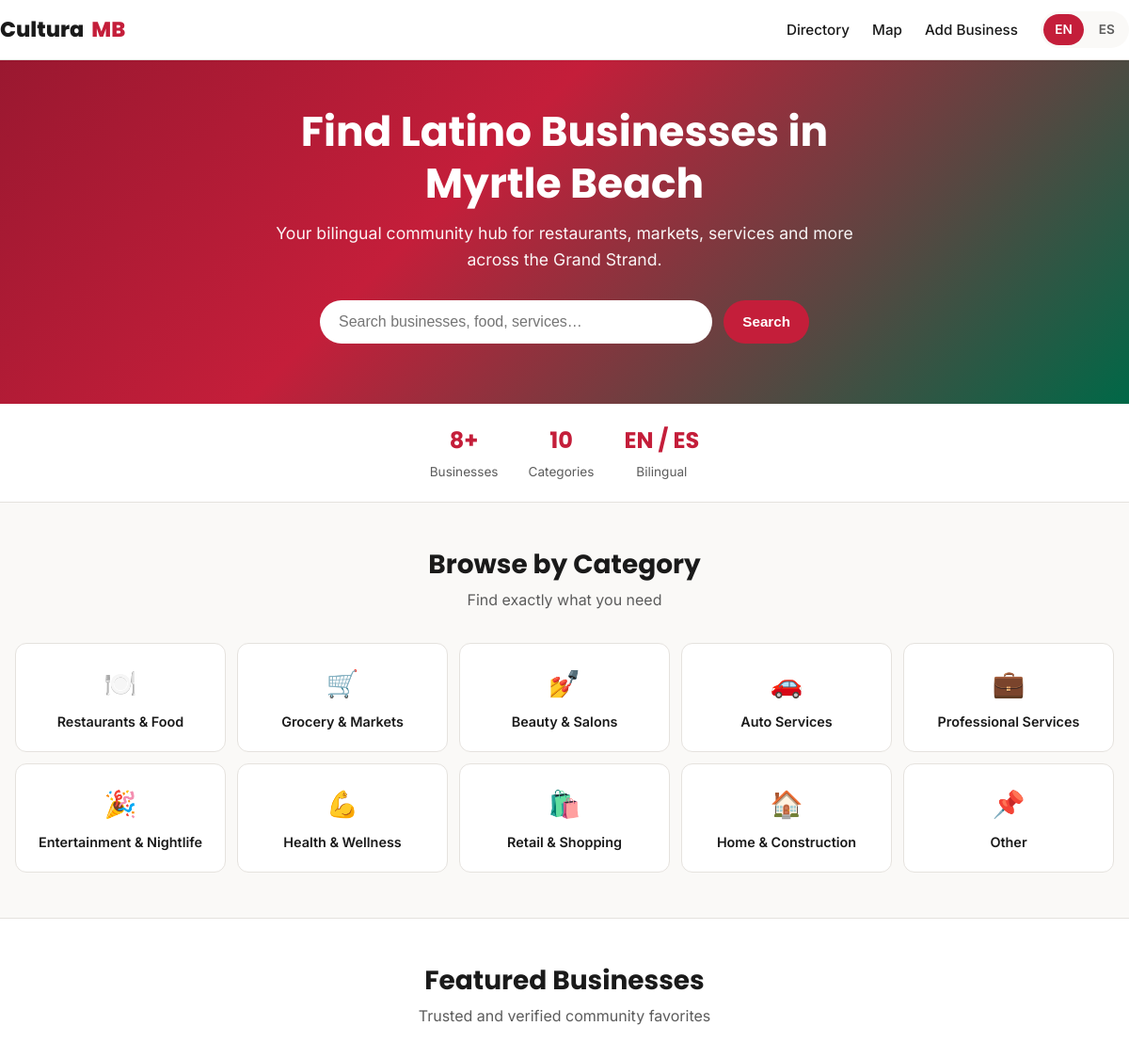
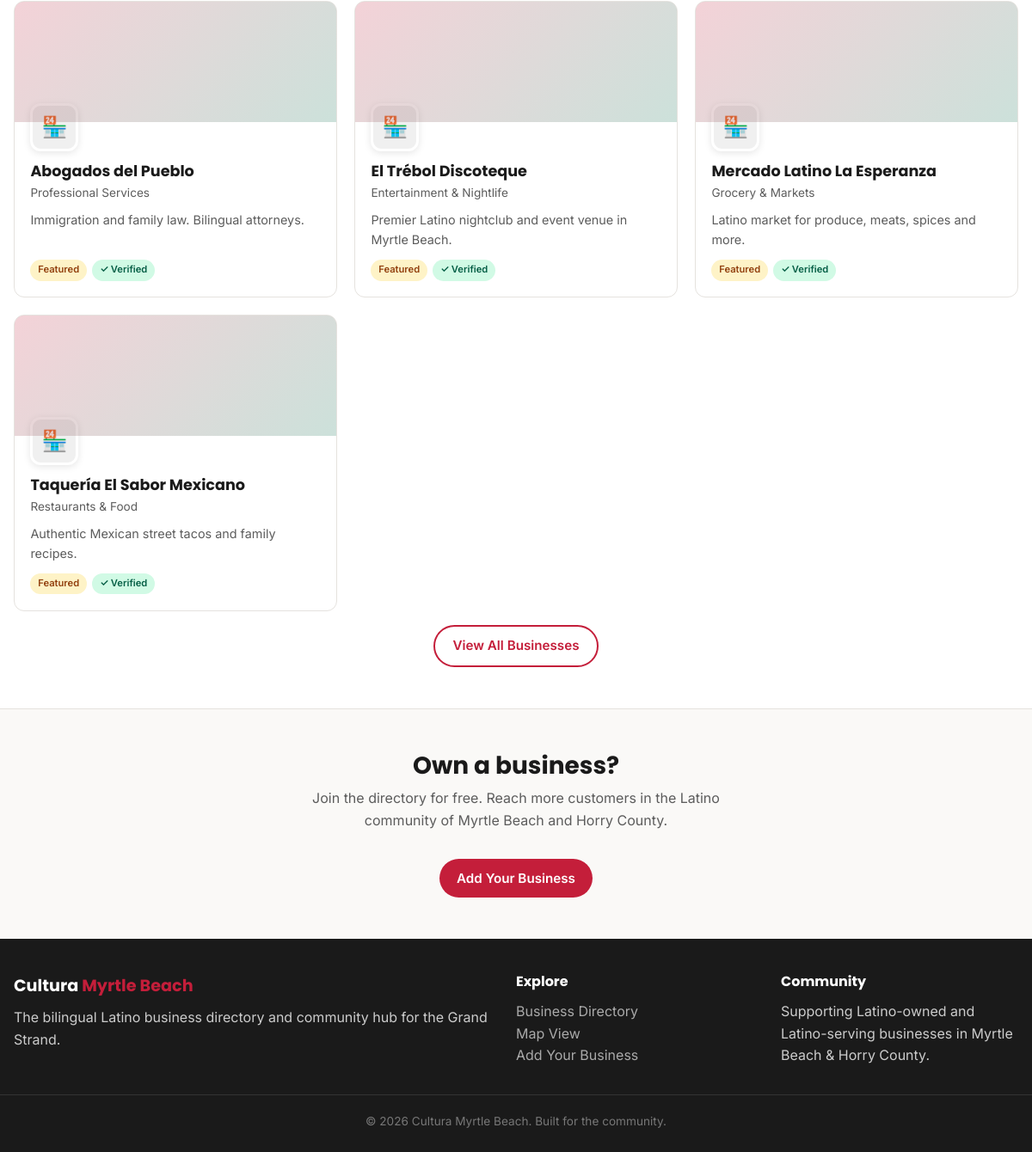
The page / on the database its author committed (2 pictures, top to bottom).
### tables this page shows
CREATE TABLE categories (
        id INTEGER PRIMARY KEY AUTOINCREMENT, name_en TEXT UNIQUE NOT NULL, name_es TEXT NOT NULL, icon TEXT, sort_order INTEGER DEFAULT 0
    );

CREATE TABLE businesses (
        id INTEGER PRIMARY KEY AUTOINCREMENT, name TEXT NOT NULL, name_es TEXT, slug TEXT UNIQUE NOT NULL,
        category TEXT NOT NULL, logo TEXT, cover TEXT, description TEXT, description_es TEXT,
        phone TEXT, whatsapp TEXT, address TEXT, lat REAL, lng REAL, hours TEXT, website TEXT,
        facebook TEXT, instagram TEXT, tiktok TEXT, google_profile TEXT, google_reviews TEXT,
        services TEXT, languages TEXT DEFAULT 'Spanish, English', featured INTEGER DEFAULT 0,
        verified INTEGER DEFAULT 0, status TEXT DEFAULT 'active', created_at TEXT, updated_at TEXT
    );

### app.py (the view)
@app.route("/")
def home():
    lang = get_lang()
    db = get_db()
    featured = db.execute("SELECT * FROM businesses WHERE status='active' AND featured=1 ORDER BY name LIMIT 6").fetchall()
    categories = db.execute("SELECT * FROM categories ORDER BY sort_order").fetchall()
    total = db.execute("SELECT COUNT(*) FROM businesses WHERE status='active'").fetchone()[0]
    return render_template("home.html", lang=lang, featured=featured, categories=categories, total=total, t=t)

### app.py (called while the page is built)
def get_db():
    if "db" not in g:
        g.db = sqlite3.connect(DATABASE)
        g.db.row_factory = sqlite3.Row
    return g.db

def get_lang():
    lang = request.args.get("lang") or session.get("lang") or "en"
    return lang if lang in ("en","es") else "en"

def t(en, es):
    return es if get_lang() == "es" else en

@app.context_processor
def inject_globals():
    return {"current_lang": get_lang(), "t": t, "now_year": datetime.utcnow().year}

### templates/home.html (shortened to what this page needs)
{% extends "base.html" %}
{% block content %}
<section class="hero">
  <div class="container hero-content">
    <h1>{{ t('Find Latino Businesses in Myrtle Beach', 'Encuentra Negocios Latinos en Myrtle Beach') }}</h1>
    <p>{{ t('Your bilingual community hub for restaurants, markets, services and more across the Grand Strand.', 'Tu centro comunitario bilingüe para restaurantes, mercados, servicios y más en el Grand Strand.') }}</p>
    <form class="hero-search" action="{{ url_for('directory') }}" method="get">
      <input type="search" name="q" placeholder="{{ t('Search businesses, food, services…', 'Buscar negocios, comida, servicios…') }}">
      <button type="submit" class="btn btn-primary">{{ t('Search', 'Buscar') }}</button>
    </form>
  </div>
</section>
<section class="stats">
  <div class="container stats-inner">
    <div class="stat"><strong>{{ total }}+</strong><span>{{ t('Businesses', 'Negocios') }}</span></div>
    <div class="stat"><strong>{{ categories|length }}</strong><span>{{ t('Categories', 'Categorías') }}</span></div>
    <div class="stat"><strong>EN / ES</strong><span>{{ t('Bilingual', 'Bilingüe') }}</span></div>
  </div>
</section>
<section class="section">
  <div class="container">
    <h2 class="section-title">{{ t('Browse by Category', 'Explorar por Categoría') }}</h2>
    <p class="section-subtitle">{{ t('Find exactly what you need', 'Encuentra exactamente lo que necesitas') }}</p>
    <div class="cat-grid">
      {% for cat in categories %}
      <a href="{{ url_for('directory', category=cat.name_en) }}" class="cat-card">
        <div class="icon">{{ cat.icon }}</div>
        <div class="name">{{ cat.name_es if current_lang == 'es' else cat.name_en }}</div>
      </a>
      {% endfor %}
    </div>
  </div>
</section>
<section class="section" style="background:var(--surface);border-top:1px solid var(--border);border-bottom:1px solid var(--border);">
  <div class="container">
    <h2 class="section-title">{{ t('Featured Businesses', 'Negocios Destacados') }}</h2>
    <p class="section-subtitle">{{ t('Trusted and verified community favorites', 'Favoritos de la comunidad, confiables y verificados') }}</p>
    {% if featured %}
    <div class="biz-grid">
      {% for biz in featured %}
      <article class="biz-card">
        <div class="biz-card-cover">{% if biz.cover %}<img src="{{ url_for('static', filename='uploads/' + biz.cover) }}" alt="">{% endif %}</div>
        <div class="biz-card-body">
          <div class="biz-card-logo" style="display:flex;align-items:center;justify-content:center;font-size:1.5rem;background:#f0f0f0;">🏪</div>
          <h3><a href="{{ url_for('business_profile', slug=biz.slug) }}">{{ biz.name_es if current_lang == 'es' and biz.name_es else biz.name }}</a></h3>
          <div class="biz-meta">{{ biz.category }}</div>
          <p class="biz-desc">{{ (biz.description_es if current_lang == 'es' and biz.description_es else biz.description) or '' }}</p>
          <div class="badges">
            {% if biz.featured %}<span class="badge badge-featured">{{ t('Featured', 'Destacado') }}</span>{% endif %}
            {% if biz.verified %}<span class="badge badge-verified">✓ {{ t('Verified', 'Verificado') }}</span>{% endif %}
          </div>
        </div>
      </article>
      {% endfor %}
    </div>
    {% endif %}
    <div class="text-center mt-2">
      <a href="{{ url_for('directory') }}" class="btn btn-outline">{{ t('View All Businesses', 'Ver Todos los Negocios') }}</a>
    </div>
  </div>
</section>
<section class="section">
  <div class="container text-center">
    <h2 class="section-title">{{ t('Own a business?', '¿Tienes un negocio?') }}</h2>
    <p class="section-subtitle" style="max-width:500px;margin-left:auto;margin-right:auto;">{{ t('Join the directory for free. Reach more customers in the Latino community of Myrtle Beach and Horry County.', 'Únete al directorio gratis. Llega a más clientes en la comunidad latina de Myrtle Beach y el Condado de Horry.') }}</p>
    <a href="{{ url_for('add_business') }}" class="btn btn-primary">{{ t('Add Your Business', 'Agrega tu Negocio') }}</a>
  </div>
</section>
{% endblock %}

### templates/base.html (shortened to what this page needs)
<!DOCTYPE html>
<html lang="{{ current_lang }}">
<head>
  <link rel="stylesheet" href="{{ url_for('static', filename='css/style.css') }}">
</head>
<body>
  <header class="site-header">
    <div class="container header-inner">
      <a href="{{ url_for('home') }}" class="logo">Cultura <span>MB</span></a>
      <nav class="nav-links">
        <a href="{{ url_for('directory') }}">{{ t('Directory', 'Directorio') }}</a>
        <a href="{{ url_for('directory', view='map') }}">{{ t('Map', 'Mapa') }}</a>
        <a href="{{ url_for('add_business') }}">{{ t('Add Business', 'Agregar Negocio') }}</a>
        <div class="lang-switch">
          <a href="{{ url_for('set_language', lang='en', next=request.full_path) }}" class="{{ 'active' if current_lang == 'en' }}">EN</a>
          <a href="{{ url_for('set_language', lang='es', next=request.full_path) }}" class="{{ 'active' if current_lang == 'es' }}">ES</a>
        </div>
      </nav>
    </div>
  </header>
  <main>
    {% block content %}{% endblock %}
  </main>
  <footer class="site-footer">
    <div class="container footer-inner">
      <div>
        <div class="footer-brand">Cultura <span>Myrtle Beach</span></div>
        <p>{{ t('The bilingual Latino business directory and community hub for the Grand Strand.', 'El directorio bilingüe de negocios latinos y centro comunitario del Grand Strand.') }}</p>
      </div>
      <div>
        <h4 style="color:white;margin-bottom:0.75rem;">{{ t('Explore', 'Explorar') }}</h4>
        <p><a href="{{ url_for('directory') }}">{{ t('Business Directory', 'Directorio de Negocios') }}</a></p>
        <p><a href="{{ url_for('directory', view='map') }}">{{ t('Map View', 'Vista de Mapa') }}</a></p>
        <p><a href="{{ url_for('add_business') }}">{{ t('Add Your Business', 'Agrega tu Negocio') }}</a></p>
      </div>
      <div>
        <h4 style="color:white;margin-bottom:0.75rem;">{{ t('Community', 'Comunidad') }}</h4>
        <p>{{ t('Supporting Latino-owned and Latino-serving businesses in Myrtle Beach & Horry County.', 'Apoyando negocios de propiedad y servicio latino en Myrtle Beach y el Condado de Horry.') }}</p>
      </div>
    </div>
    <div class="container footer-bottom">
      &copy; {{ now_year }} Cultura Myrtle Beach. {{ t('Built for the community.', 'Hecho para la comunidad.') }}
    </div>
  </footer>
</body>
</html>

### rows shown on the page
categories: icon "🍽️", name_en "Restaurants & Food"
categories: icon "🛒", name_en "Grocery & Markets"
categories: icon "💅", name_en "Beauty & Salons"
categories: icon "🚗", name_en "Auto Services"
categories: icon "💼", name_en "Professional Services"
categories: icon "🎉", name_en "Entertainment & Nightlife"
categories: icon "💪", name_en "Health & Wellness"
categories: icon "🛍️", name_en "Retail & Shopping"
categories: icon "🏠", name_en "Home & Construction"
categories: icon "📌", name_en "Other"
businesses: name "Abogados del Pueblo", category "Professional Services", description "Immigration and family law. Bilingual attorneys.", t "Featured", t "Verified"
businesses: name "El Trébol Discoteque", category "Entertainment & Nightlife", description "Premier Latino nightclub and event venue in Myrtle Beach.", t "Featured", t "Verified"
businesses: name "Mercado Latino La Esperanza", category "Grocery & Markets", description "Latino market for produce, meats, spices and more.", t "Featured", t "Verified"
businesses: name "Taquería El Sabor Mexicano", category "Restaurants & Food", description "Authentic Mexican street tacos and family recipes.", t "Featured", t "Verified"

### other values the page prints
{{ t('Directory', 'Directorio') }} "Directory"
{{ t('Map', 'Mapa') }} "Map"
{{ t('Add Business', 'Agregar Negocio') }} "Add Business"
{{ t('Search', 'Buscar') }} "Search"
{{ total }} "8"
{{ t('Businesses', 'Negocios') }} "Businesses"
{{ categories|length }} "10"
{{ t('Categories', 'Categorías') }} "Categories"
{{ t('Bilingual', 'Bilingüe') }} "Bilingual"
{{ t('Browse by Category', 'Explorar por Categoría') }} "Browse by Category"
{{ t('Featured Businesses', 'Negocios Destacados') }} "Featured Businesses"
{{ t('View All Businesses', 'Ver Todos los Negocios') }} "View All Businesses"
{{ t('Own a business?', '¿Tienes un negocio?') }} "Own a business?"
{{ t('Add Your Business', 'Agrega tu Negocio') }} "Add Your Business"
{{ t('Explore', 'Explorar') }} "Explore"
